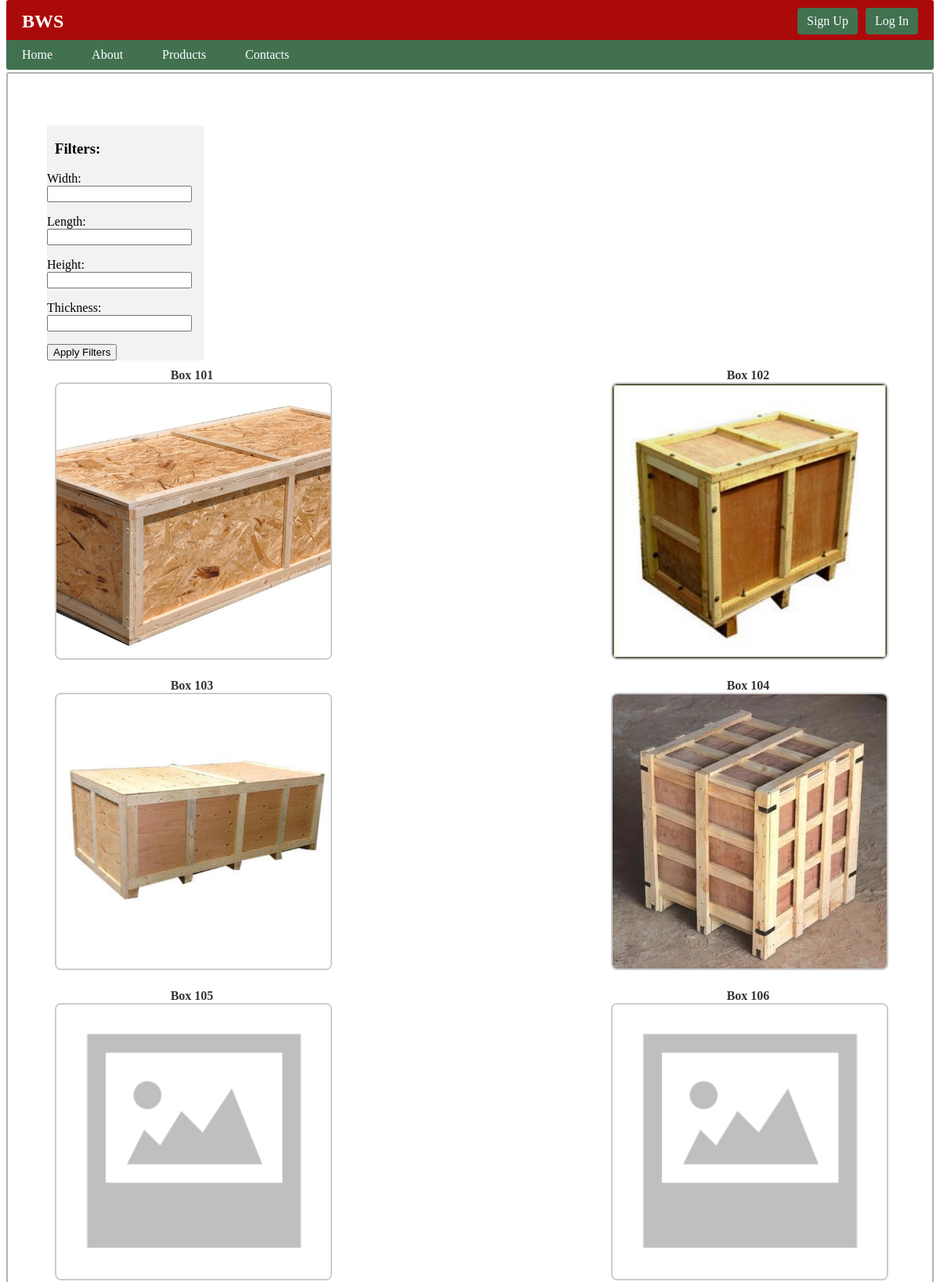
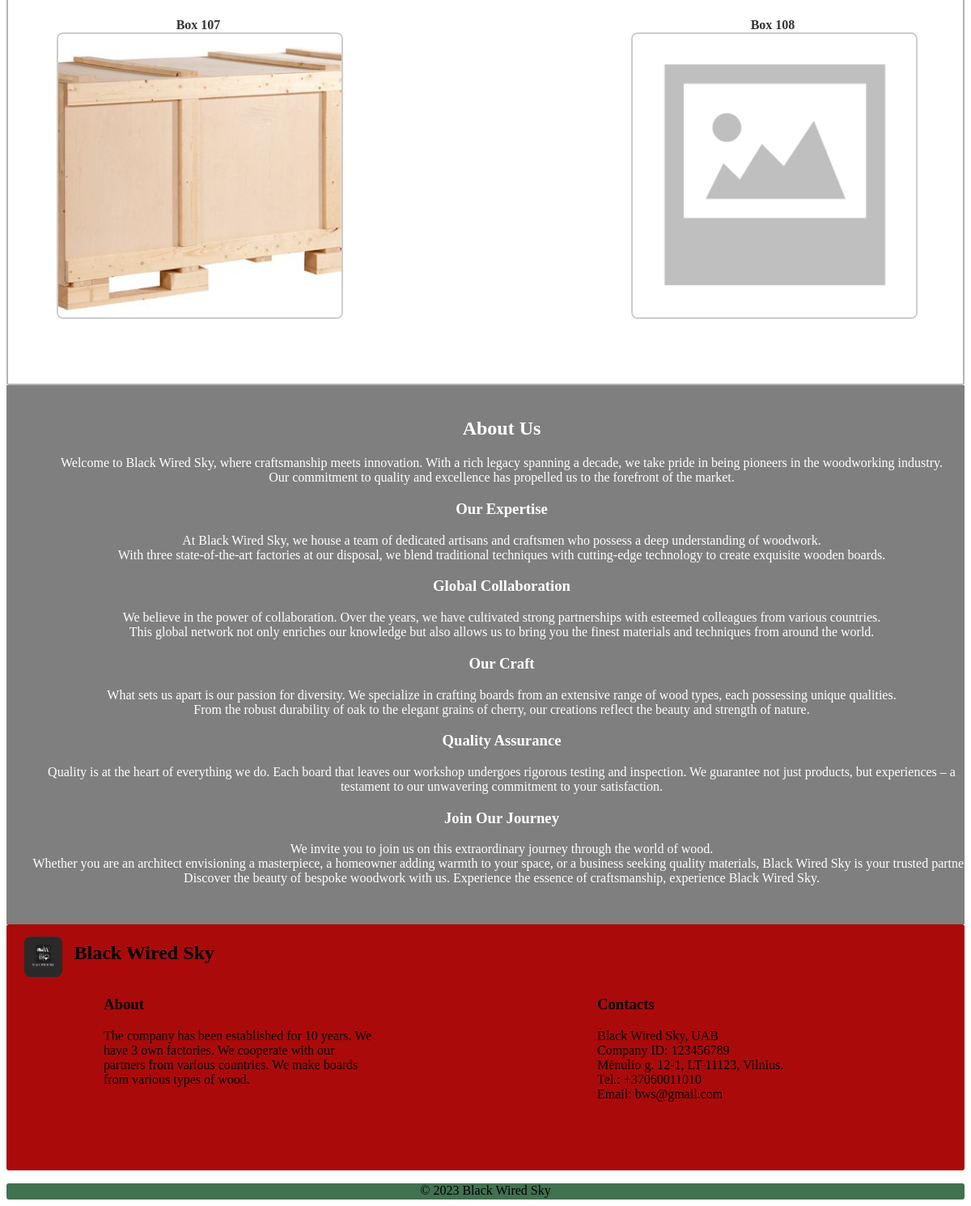
/bws/products, run on the app's committed database (2 pictures, top to bottom).
### bws/models.py (models this page shows, shortened)
class Product(models.Model):
    name = models.CharField(verbose_name='Name', max_length=200, unique=True)
    width = models.IntegerField(verbose_name='Width(mm)', default=0)
    length = models.IntegerField(verbose_name='Length(mm)', default=0)
    height = models.IntegerField(verbose_name='Height(mm)', default=0)
    thickness = models.IntegerField(verbose_name='Thickness(mm)', default=0)
    trailer = models.ForeignKey(to=Trailer, verbose_name='Trailer', on_delete=models.SET_NULL, null=True, blank=True)
    product_image = models.ImageField(verbose_name='Product Image', upload_to='products', null=True, blank=True)
    class Meta:
        verbose_name = 'Product'
        verbose_name_plural = 'Products'

### bws/views.py (the view)
# urls.py: path('products', views.ProductsListView.as_view(), name='products'),
class ProductsListView(generic.ListView):
    model = Product
    template_name = 'products.html'
    context_object_name = 'products'
    def get_queryset(self):
        queryset = Product.objects.exclude(name__contains='n')
        form = ProductFilterForm(self.request.GET)
        if form.is_valid():
            width = form.cleaned_data.get('width')
            length = form.cleaned_data.get('length')
            height = form.cleaned_data.get('height')
            thickness = form.cleaned_data.get('thickness')
            if width:
                queryset = queryset.filter(width__exact=width)
            if length:
                queryset = queryset.filter(length__exact=length)
            if height:
                queryset = queryset.filter(height__exact=height)
            if thickness:
                queryset = queryset.filter(thickness__exact=thickness)
        return queryset
    def get_context_data(self, **kwargs):
        context = super().get_context_data(**kwargs)
        context['form'] = ProductFilterForm(self.request.GET)
        return context

### bws/forms.py
class ProductFilterForm(forms.Form):
    width = forms.IntegerField(required=False)
    length = forms.IntegerField(required=False)
    height = forms.IntegerField(required=False)
    thickness = forms.IntegerField(required=False)

### bws/templates/products.html (shortened to what this page needs)
{% extends 'base.html' %}
{% load static %}
{% block 'content' %}
<div class="content">
    <ul class="content-list">
        <div class="sidebar">
            <h3 style="margin-left: 10px;">Filters:</h3>
            <form method="get">
                {{ form.as_p }}
                <button type="submit">Apply Filters</button>
            </form>
        </div>
        <div class="container-wrapper">
            {% for product in products %}
            <div class="container">
                <a href="{% url 'product' product.id %}">{{ product.name }}</a>
                {% if product.product_image %}
                <img src="{{ product.product_image.url }}">
                {% else %}
                <img src="{% static 'images/no-image.png' %}">
                {% endif %}
            </div>
            {% endfor %}
        </div>
    </ul>
</div>
{% endblock %}

### bws/static/css/style.css (style rules this page uses)
.content { border: 2px solid #B3B3B3; border-radius: 3px; margin-top: 92px; }
.content-list { list-style-type: none; padding: 0; display: flex; flex-wrap: nowrap; }
.sidebar { width: 200px; background-color: #f2f2f2; }
.container-wrapper { display: flex; flex-wrap: wrap; justify-content: space-between; max-width: 1200px; margin: 0 auto; }
.container { text-align: center; width: 350px; margin: 10px; }
.container img { width: 350px; height: 350px; object-fit: cover; border: 2px solid #ccc; border-radius: 8px; }
.container a { text-decoration: none; color: #333; font-weight: bold; display: block; }
.content-list { display: flex; flex-wrap: wrap; justify-content: space-between; padding: 50px; }

### data on the page
Product: name "Box 101", product_image (picture)
Product: name "Box 102", product_image (picture)
Product: name "Box 103", product_image (picture)
Product: name "Box 104", product_image (picture)
Product: name "Box 105"
Product: name "Box 106"
Product: name "Box 107", product_image (picture)
Product: name "Box 108"
